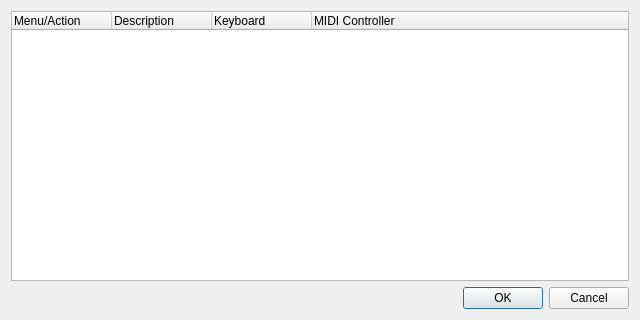
<?xml version="1.0" encoding="UTF-8"?>
<ui version="4.0">
 <author>rncbc aka Rui Nuno Capela</author>
 <comment>qtractor - An Audio/MIDI multi-track sequencer.

   Copyright (C) 2005-2017, rncbc aka Rui Nuno Capela. All rights reserved.

   This program is free software; you can redistribute it and/or
   modify it under the terms of the GNU General Public License
   as published by the Free Software Foundation; either version 2
   of the License, or (at your option) any later version.

   This program is distributed in the hope that it will be useful,
   but WITHOUT ANY WARRANTY; without even the implied warranty of
   MERCHANTABILITY or FITNESS FOR A PARTICULAR PURPOSE.  See the
   GNU General Public License for more details.

   You should have received a copy of the GNU General Public License along
   with this program; if not, write to the Free Software Foundation, Inc.,
   51 Franklin Street, Fifth Floor, Boston, MA 02110-1301 USA.

 </comment>
 <class>qtractorShortcutForm</class>
 <widget class="QDialog" name="qtractorShortcutForm">
  <property name="geometry">
   <rect>
    <x>0</x>
    <y>0</y>
    <width>640</width>
    <height>320</height>
   </rect>
  </property>
  <property name="windowTitle">
   <string>Shortcuts</string>
  </property>
  <property name="windowIcon">
   <iconset resource="qtractor.qrc">:/images/helpShortcuts.png</iconset>
  </property>
  <layout class="QVBoxLayout">
   <item>
    <widget class="QTreeWidget" name="ShortcutTable">
     <property name="tabKeyNavigation">
      <bool>false</bool>
     </property>
     <property name="alternatingRowColors">
      <bool>true</bool>
     </property>
     <property name="selectionMode">
      <enum>QAbstractItemView::SingleSelection</enum>
     </property>
     <property name="selectionBehavior">
      <enum>QAbstractItemView::SelectRows</enum>
     </property>
     <property name="iconSize">
      <size>
       <width>16</width>
       <height>16</height>
      </size>
     </property>
     <property name="rootIsDecorated">
      <bool>false</bool>
     </property>
     <property name="uniformRowHeights">
      <bool>true</bool>
     </property>
     <property name="itemsExpandable">
      <bool>false</bool>
     </property>
     <property name="allColumnsShowFocus">
      <bool>true</bool>
     </property>
     <property name="expandsOnDoubleClick">
      <bool>false</bool>
     </property>
     <property name="columnCount">
      <number>4</number>
     </property>
     <column>
      <property name="text">
       <string>Menu/Action</string>
      </property>
     </column>
     <column>
      <property name="text">
       <string>Description</string>
      </property>
     </column>
     <column>
      <property name="text">
       <string>Keyboard</string>
      </property>
     </column>
     <column>
      <property name="text">
       <string>MIDI Controller</string>
      </property>
     </column>
    </widget>
   </item>
   <item>
    <widget class="QDialogButtonBox" name="DialogButtonBox">
     <property name="orientation">
      <enum>Qt::Horizontal</enum>
     </property>
     <property name="standardButtons">
      <set>QDialogButtonBox::Cancel|QDialogButtonBox::Ok</set>
     </property>
    </widget>
   </item>
  </layout>
 </widget>
 <tabstops>
  <tabstop>ShortcutTable</tabstop>
  <tabstop>DialogButtonBox</tabstop>
 </tabstops>
 <resources>
  <include location="qtractor.qrc"/>
 </resources>
 <connections/>
</ui>
